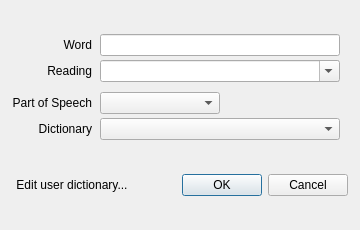
<?xml version="1.0" encoding="UTF-8"?>
<!--
 Copyright 2010-2021, Google Inc.
 All rights reserved.

 Redistribution and use in source and binary forms, with or without
 modification, are permitted provided that the following conditions are
 met:

     * Redistributions of source code must retain the above copyright
 notice, this list of conditions and the following disclaimer.
     * Redistributions in binary form must reproduce the above
 copyright notice, this list of conditions and the following disclaimer
 in the documentation and/or other materials provided with the
 distribution.
     * Neither the name of Google Inc. nor the names of its
 contributors may be used to endorse or promote products derived from
 this software without specific prior written permission.

 THIS SOFTWARE IS PROVIDED BY THE COPYRIGHT HOLDERS AND CONTRIBUTORS
 "AS IS" AND ANY EXPRESS OR IMPLIED WARRANTIES, INCLUDING, BUT NOT
 LIMITED TO, THE IMPLIED WARRANTIES OF MERCHANTABILITY AND FITNESS FOR
 A PARTICULAR PURPOSE ARE DISCLAIMED. IN NO EVENT SHALL THE COPYRIGHT
 OWNER OR CONTRIBUTORS BE LIABLE FOR ANY DIRECT, INDIRECT, INCIDENTAL,
 SPECIAL, EXEMPLARY, OR CONSEQUENTIAL DAMAGES (INCLUDING, BUT NOT
 LIMITED TO, PROCUREMENT OF SUBSTITUTE GOODS OR SERVICES; LOSS OF USE,
 DATA, OR PROFITS; OR BUSINESS INTERRUPTION) HOWEVER CAUSED AND ON ANY
 THEORY OF LIABILITY, WHETHER IN CONTRACT, STRICT LIABILITY, OR TORT
 (INCLUDING NEGLIGENCE OR OTHERWISE) ARISING IN ANY WAY OUT OF THE USE
 OF THIS SOFTWARE, EVEN IF ADVISED OF THE POSSIBILITY OF SUCH DAMAGE.
-->

<ui version="4.0">
 <class>WordRegisterDialog</class>
 <widget class="QDialog" name="WordRegisterDialog">
  <property name="geometry">
   <rect>
    <x>0</x>
    <y>0</y>
    <width>360</width>
    <height>230</height>
   </rect>
  </property>
  <property name="minimumSize">
   <size>
    <width>340</width>
    <height>0</height>
   </size>
  </property>
  <property name="maximumSize">
   <size>
    <width>380</width>
    <height>16777215</height>
   </size>
  </property>
  <property name="windowTitle">
   <string>[ProductName] Word Register Dialog</string>
  </property>
  <property name="sizeGripEnabled">
   <bool>false</bool>
  </property>
  <layout class="QVBoxLayout" name="outerLayout">
   <property name="leftMargin">
    <number>12</number>
   </property>
   <property name="topMargin">
    <number>10</number>
   </property>
   <property name="rightMargin">
    <number>12</number>
   </property>
   <property name="bottomMargin">
    <number>8</number>
   </property>
   <property name="spacing">
    <number>6</number>
   </property>
   <item>
    <layout class="QGridLayout" name="fieldsLayout">
     <property name="horizontalSpacing">
      <number>8</number>
     </property>
     <property name="verticalSpacing">
      <number>4</number>
     </property>
     <item row="0" column="0">
      <widget class="QLabel" name="Wordlabel">
       <property name="text">
        <string>Word</string>
       </property>
       <property name="alignment">
        <set>Qt::AlignRight|Qt::AlignVCenter</set>
       </property>
       <property name="buddy">
        <cstring>WordlineEdit</cstring>
       </property>
      </widget>
     </item>
     <item row="0" column="1">
      <widget class="QLineEdit" name="WordlineEdit">
       <property name="maximumSize">
        <size>
         <width>240</width>
         <height>16777215</height>
        </size>
       </property>
      </widget>
     </item>
     <item row="1" column="0">
      <widget class="QLabel" name="ReadingLabel">
       <property name="text">
        <string>Reading</string>
       </property>
       <property name="alignment">
        <set>Qt::AlignRight|Qt::AlignVCenter</set>
       </property>
       <property name="buddy">
        <cstring>ReadinglineEdit</cstring>
       </property>
      </widget>
     </item>
     <item row="1" column="1">
      <widget class="QComboBox" name="ReadinglineEdit">
       <property name="editable">
        <bool>true</bool>
       </property>
       <property name="maximumSize">
        <size>
         <width>240</width>
         <height>16777215</height>
        </size>
       </property>
      </widget>
     </item>
     <item row="2" column="0" colspan="2">
      <spacer name="pairGap">
       <property name="orientation">
        <enum>Qt::Vertical</enum>
       </property>
       <property name="sizeType">
        <enum>QSizePolicy::Fixed</enum>
       </property>
       <property name="sizeHint" stdset="0">
        <size>
         <width>0</width>
         <height>6</height>
        </size>
       </property>
      </spacer>
     </item>
     <item row="3" column="0">
      <widget class="QLabel" name="PartOfSpeechlabel">
       <property name="text">
        <string>Part of Speech</string>
       </property>
       <property name="alignment">
        <set>Qt::AlignRight|Qt::AlignVCenter</set>
       </property>
       <property name="buddy">
        <cstring>PartOfSpeechcomboBox</cstring>
       </property>
      </widget>
     </item>
     <item row="3" column="1">
      <layout class="QHBoxLayout" name="posControlRow">
       <property name="spacing">
        <number>0</number>
       </property>
       <item>
        <widget class="QComboBox" name="PartOfSpeechcomboBox">
         <property name="sizePolicy">
          <sizepolicy hsizetype="Fixed" vsizetype="Fixed">
           <horstretch>0</horstretch>
           <verstretch>0</verstretch>
          </sizepolicy>
         </property>
         <property name="minimumSize">
          <size>
           <width>120</width>
           <height>0</height>
          </size>
         </property>
         <property name="maximumSize">
          <size>
           <width>150</width>
           <height>16777215</height>
          </size>
         </property>
        </widget>
       </item>
       <item>
        <spacer name="posStretch">
         <property name="orientation">
          <enum>Qt::Horizontal</enum>
         </property>
         <property name="sizeHint" stdset="0">
          <size>
           <width>1</width>
           <height>1</height>
          </size>
         </property>
        </spacer>
       </item>
      </layout>
     </item>
     <item row="4" column="0">
      <widget class="QLabel" name="Dictionarylabel">
       <property name="text">
        <string>Dictionary</string>
       </property>
       <property name="alignment">
        <set>Qt::AlignRight|Qt::AlignVCenter</set>
       </property>
       <property name="buddy">
        <cstring>DictionarycomboBox</cstring>
       </property>
      </widget>
     </item>
     <item row="4" column="1">
      <widget class="QComboBox" name="DictionarycomboBox">
       <property name="sizePolicy">
        <sizepolicy hsizetype="Preferred" vsizetype="Fixed">
         <horstretch>0</horstretch>
         <verstretch>0</verstretch>
        </sizepolicy>
       </property>
       <property name="maximumSize">
        <size>
         <width>240</width>
         <height>16777215</height>
        </size>
       </property>
      </widget>
     </item>
    </layout>
   </item>
   <item>
    <spacer name="footerGap">
     <property name="orientation">
      <enum>Qt::Vertical</enum>
     </property>
     <property name="sizeType">
      <enum>QSizePolicy::Fixed</enum>
     </property>
     <property name="sizeHint" stdset="0">
      <size>
       <width>0</width>
       <height>4</height>
      </size>
     </property>
    </spacer>
   </item>
   <item>
    <layout class="QHBoxLayout" name="footerLayout">
     <property name="spacing">
      <number>6</number>
     </property>
     <item>
      <widget class="QPushButton" name="LaunchDictionaryToolpushButton">
       <property name="text">
        <string>Edit user dictionary...</string>
       </property>
       <property name="flat">
        <bool>true</bool>
       </property>
       <property name="autoDefault">
        <bool>false</bool>
       </property>
      </widget>
     </item>
     <item>
      <spacer name="footerStretch">
       <property name="orientation">
        <enum>Qt::Horizontal</enum>
       </property>
       <property name="sizeHint" stdset="0">
        <size>
         <width>8</width>
         <height>8</height>
        </size>
       </property>
      </spacer>
     </item>
     <item>
      <widget class="QDialogButtonBox" name="WordRegisterDialogbuttonBox">
       <property name="standardButtons">
        <set>QDialogButtonBox::Cancel|QDialogButtonBox::Ok</set>
       </property>
       <property name="centerButtons">
        <bool>false</bool>
       </property>
      </widget>
     </item>
    </layout>
   </item>
  </layout>
 </widget>
 <tabstops>
  <tabstop>WordlineEdit</tabstop>
  <tabstop>ReadinglineEdit</tabstop>
  <tabstop>PartOfSpeechcomboBox</tabstop>
  <tabstop>DictionarycomboBox</tabstop>
  <tabstop>LaunchDictionaryToolpushButton</tabstop>
  <tabstop>WordRegisterDialogbuttonBox</tabstop>
 </tabstops>
 <resources/>
 <connections/>
</ui>
